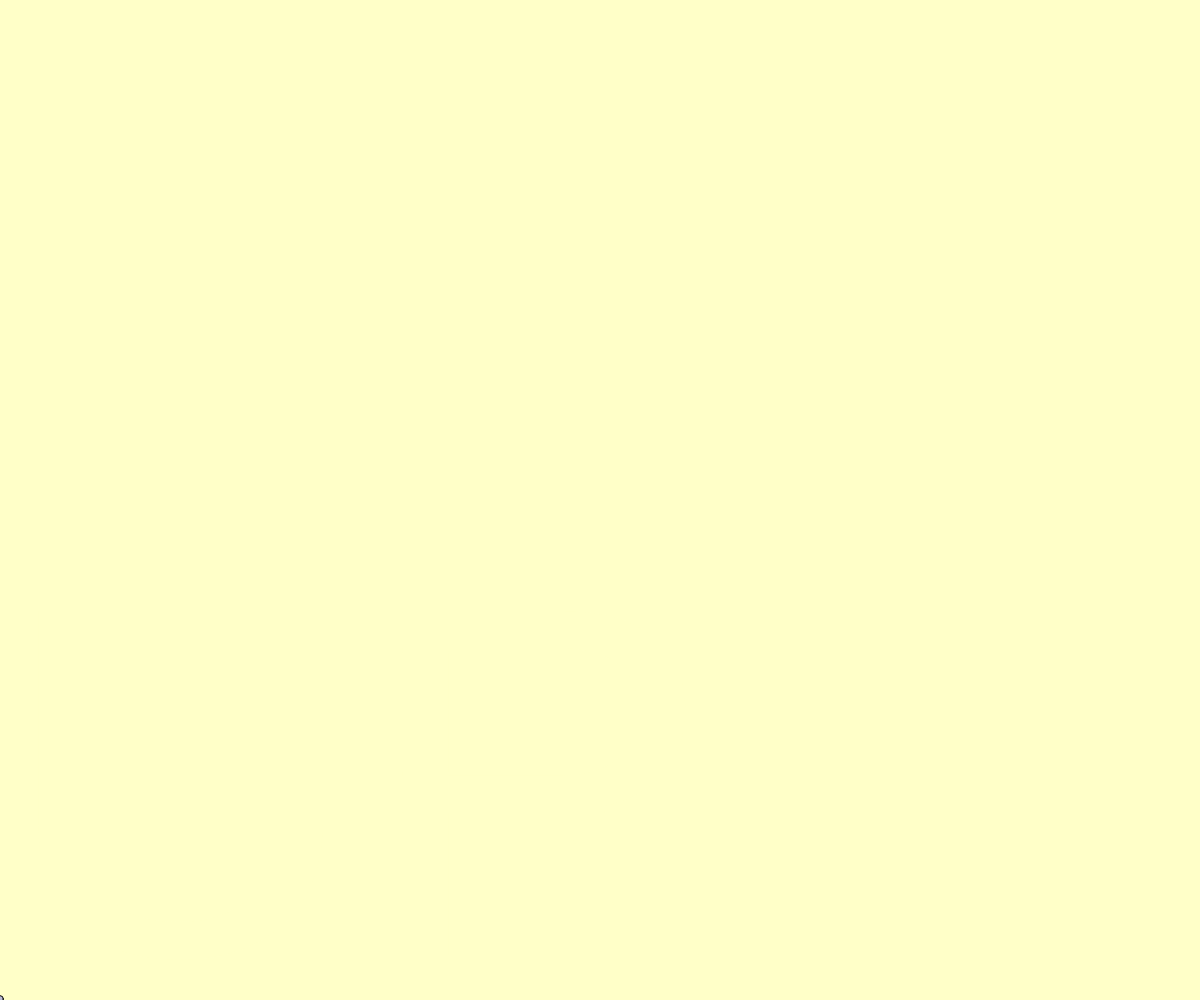
Frame 1 (no input)
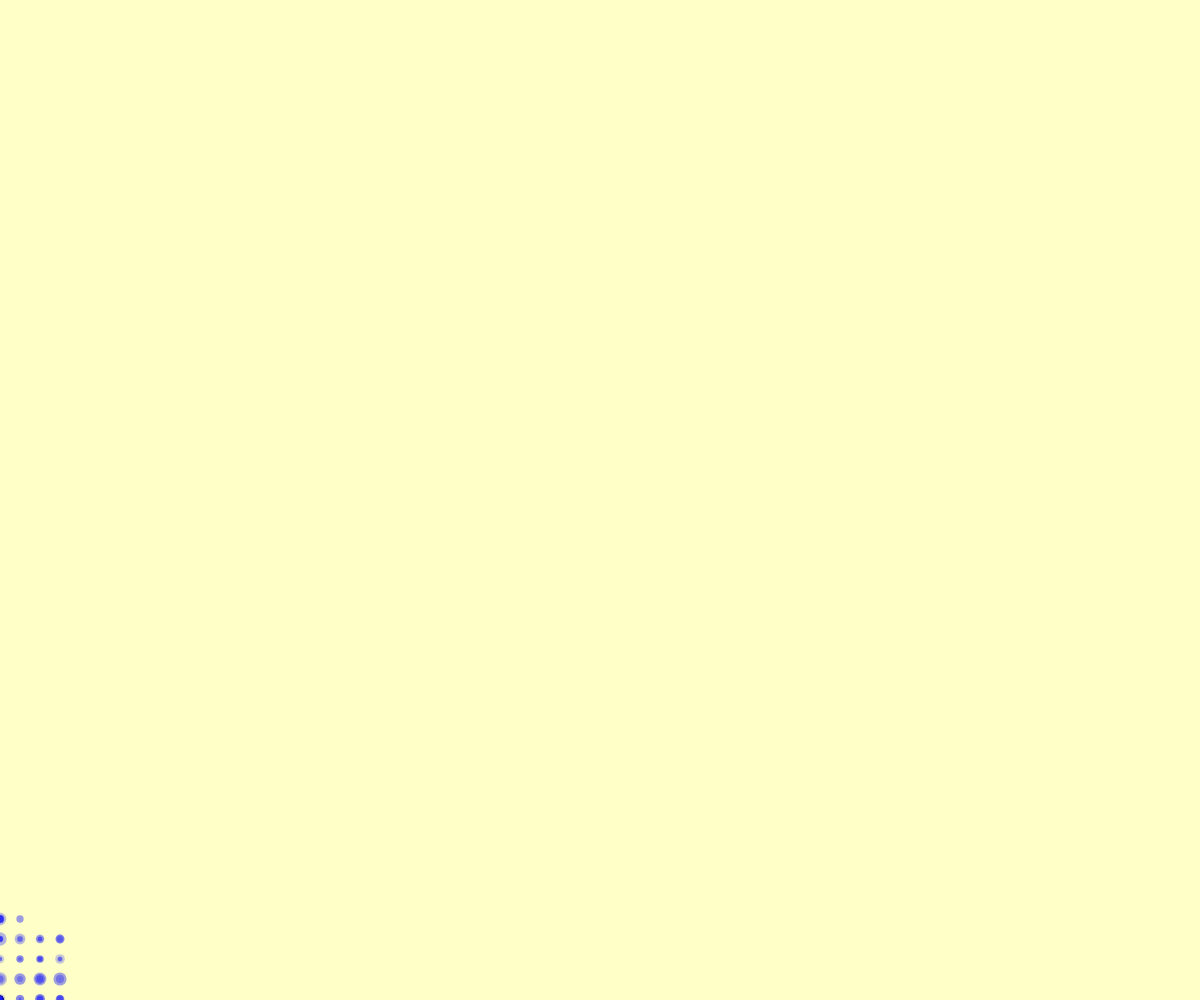
Frame 60 (no input)
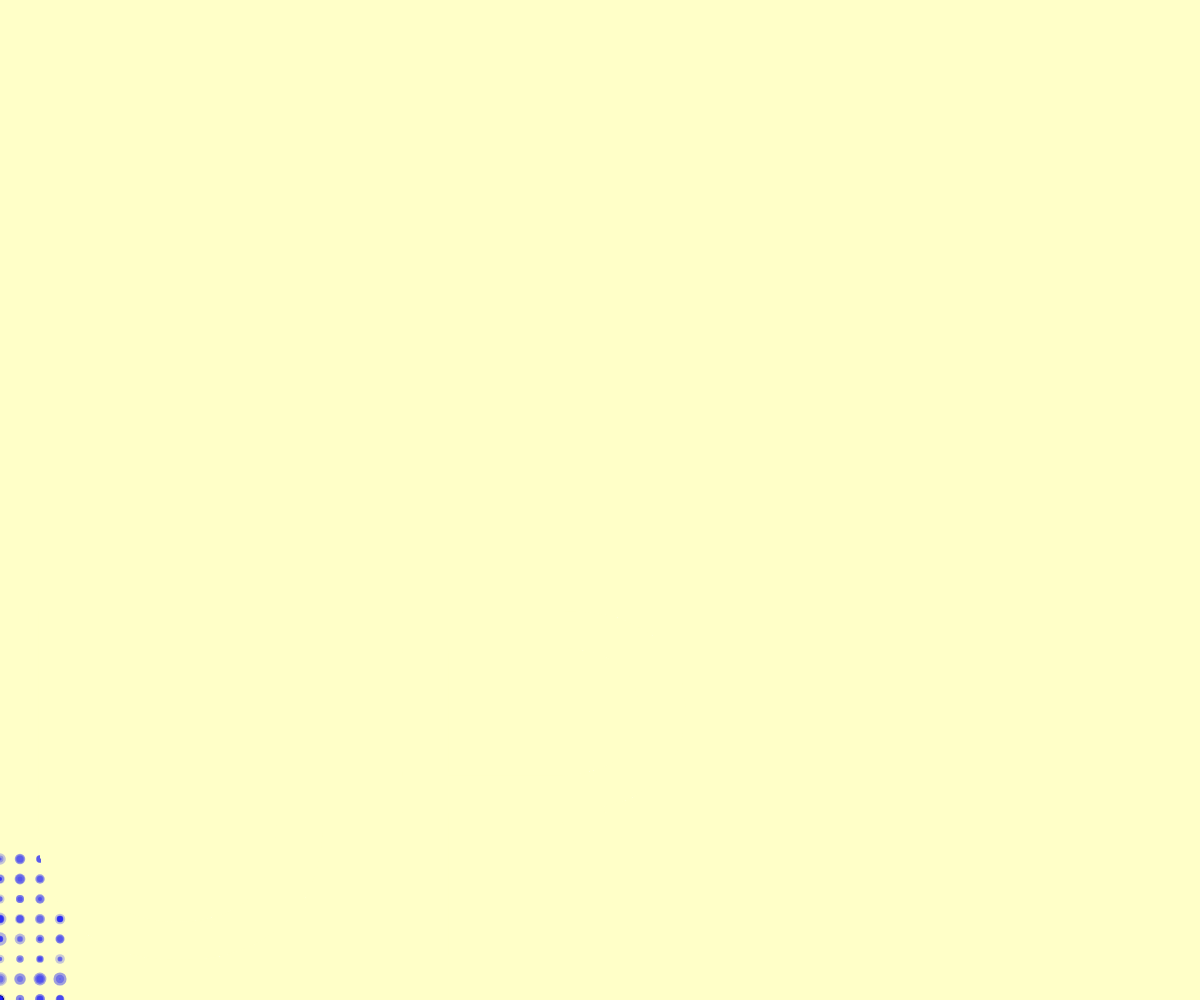
Frame 120 (the mouse pressed at the canvas centre since frame 60)

The p5.js sketch that drew these frames (run headless with seeded random() and noise() and a simulated clock; from frame 60 on, the mouse is pressed at the canvas centre):

// p5.js sketch
// ── sketch.js
// TURTLE STUFF:
var x, y; // the current position of the turtle
var currentangle = 0; // which way the turtle is pointing
var step = 20; // how much the turtle moves with each 'F'
var angle = 90; // how much the turtle turns with a '-' or '+'

// LINDENMAYER STUFF (L-SYSTEMS)
var thestring = 'A'; // "axiom" or start of the string
var numloops = 5; // how many iterations to pre-compute
var therules = []; // array for rules
therules[0] = ['A', '-BF+AFA+FB-']; // first rule
therules[1] = ['B', '+AF-BFB-FA+']; // second rule

var whereinstring = 0; // where in the L-system are we?

function setup() {
  createCanvas(window.innerWidth, window.innerHeight);
  background(255,255,200);
  stroke(0, 0, 0, 255);
  
  // start the x and y position at lower-left corner
  x = 0;
  y = height-1;
  
  // COMPUTE THE L-SYSTEM
  for (var i = 0; i < numloops; i++) {
    thestring = lindenmayer(thestring);
  }
}

function draw() {
  
  // draw the current character in the string:
  drawIt(thestring[whereinstring]);

  textSize(500);
  fill(255,255,200);
  noStroke();
  text("UR", 0, innerHeight-45); 
  
  // increment the point for where we're reading the string.
  // wrap around at the end.
  whereinstring++;
  if (whereinstring > thestring.length-1) whereinstring = 0;

}

// interpret an L-system
function lindenmayer(s) {
  var outputstring = ''; // start a blank output string
  
  // iterate through 'therules' looking for symbol matches:
  for (var i = 0; i < s.length; i++) {
    var ismatch = 0; // by default, no match
    for (var j = 0; j < therules.length; j++) {
      if (s[i] == therules[j][0])  {
        outputstring += therules[j][1]; // write substitution
        ismatch = 1; // we have a match, so don't copy over symbol
        break; // get outta this for() loop
      }
    }
    // if nothing matches, just copy the symbol over.
    if (ismatch == 0) outputstring+= s[i]; 
  }
  
  return outputstring; // send out the modified string
}

// this is a custom function that draws turtle commands
function drawIt(k) {

  if (k=='F') { // draw forward
    // polar to cartesian based on step and currentangle:
    var x1 = x + step*cos(radians(currentangle));
    var y1 = y + step*sin(radians(currentangle));
    line(x, y, x1, y1); // connect the old and the new

    // update the turtle's position:
    x = x1;
    y = y1;
  } else if (k == '+') {
    currentangle += angle; // turn left
  } else if (k == '-') {
    currentangle -= angle; // turn right   
  }

  // give me some random color values:
  var r = random(128, 255);
  var g = random(0, 192);
  var b = random(0, 50);
  var a = random(50, 100);

  // pick a gaussian (D&D) distribution for the radius:
  var radius = 0;
  radius += random(0, 15);
  radius += random(0, 15);
  radius += random(0, 15);
  radius = radius/3;
  
  // draw the stuff:
  fill(0, 0, 255, a);
  ellipse(x, y, radius, radius);
}
